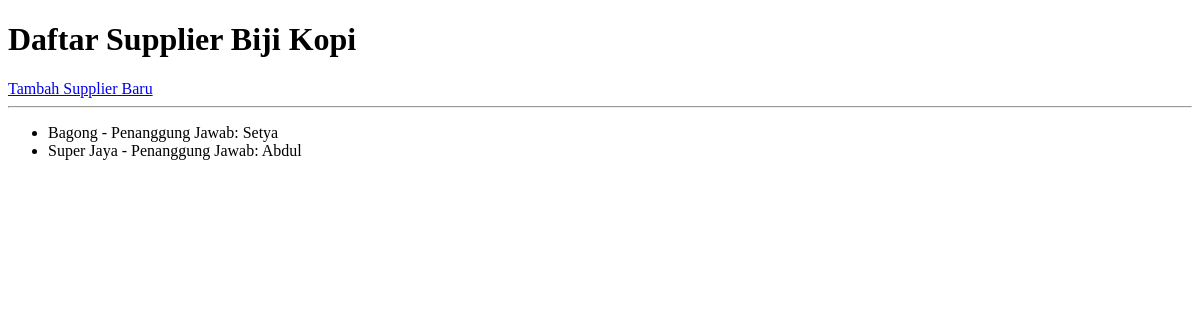
Before: /supplier/ with the older database file.
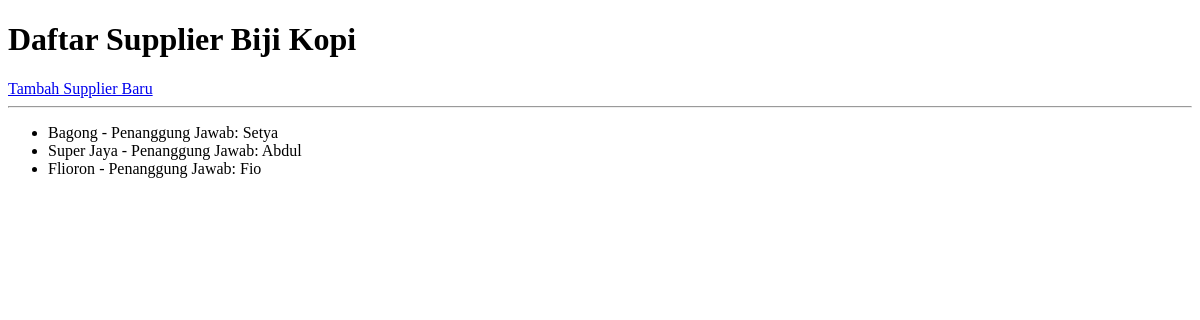
After: the same page with the newer database file.
### supplier/models.py (models this page shows, shortened)
class Supplier(models.Model):
    nama_perusahaan = models.CharField(max_length=100, verbose_name="Nama Perusahaan")
    nama_penanggung_jawab = models.CharField(max_length=100, verbose_name="Nama Penanggung Jawab")
    jenis_biji = models.CharField(max_length=100, verbose_name="Jenis Biji Kopi")  # Arabica, Robusta, Blend
    asal_biji = models.CharField(max_length=100, verbose_name="Asal Biji Kopi")   # Gayo, Toraja, Bali Kintamani
    alamat = models.TextField(verbose_name="Alamat Supplier")
    kontak = models.CharField(max_length=20, verbose_name="Nomor Kontak")
    tanggal_registrasi = models.DateField(auto_now_add=True, verbose_name="Tanggal Mulai Kerjasama")

### supplier/views.py (the view)
# urls.py: path('', SupplierListView.as_view(), name='supplier-list'),
class SupplierListView(ListView):
    model = Supplier

### supplier/templates/supplier/supplier_list.html (shortened to what this page needs)
<!DOCTYPE html>
<html>
<head>
</head>
<body>
    <h1>Daftar Supplier Biji Kopi</h1>
    <a href="{% url 'supplier-tambah' %}">Tambah Supplier Baru</a>
    <hr>
    <ul>
        {% for supplier in object_list %}
            <li> {{ supplier.nama_perusahaan }} - Penanggung Jawab: {{ supplier.nama_penanggung_jawab }} </li>
        {% empty %}
            <li>Belum ada data supplier yang terdaftar.</li>
        {% endfor %}
    </ul>
</body>
</html>

Changed rows visible on the page:
added Supplier: nama_perusahaan "Flioron", nama_penanggung_jawab "Fio"
